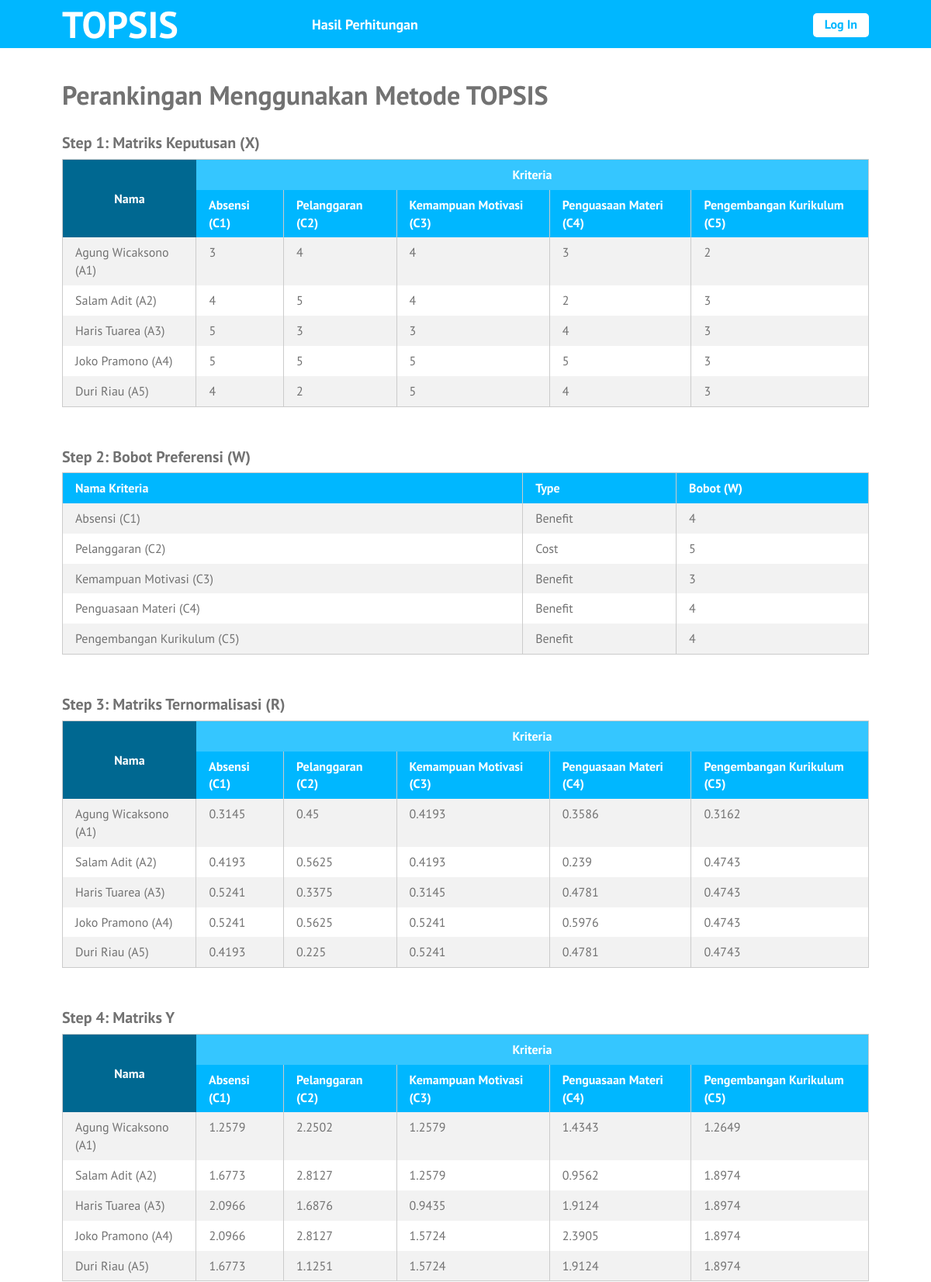
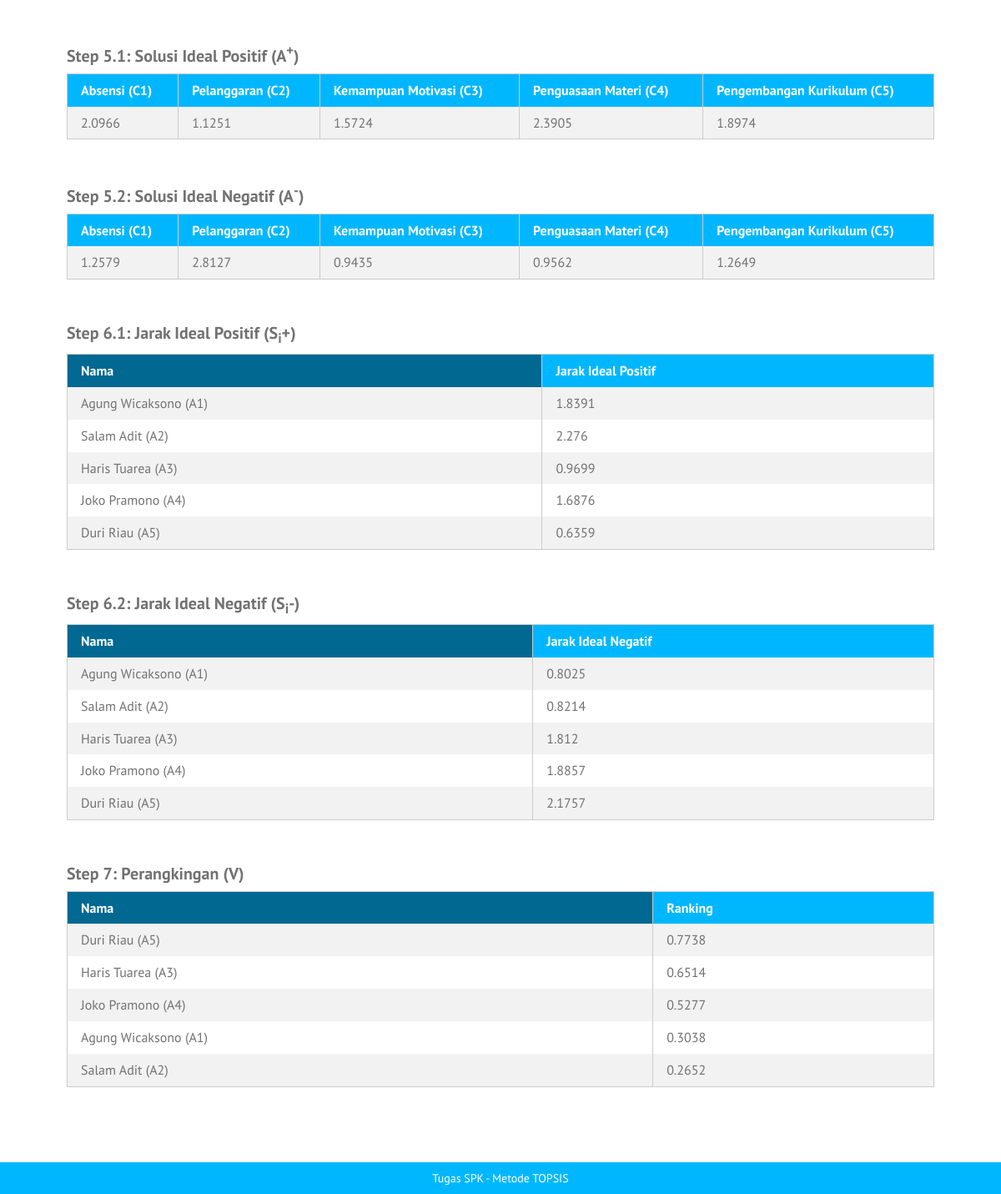
The app's page /ranking-topsis.php with its own data (2 pictures, top to bottom).
### tables this page shows
CREATE TABLE `kriteria` (
  `id_kriteria` int(10) NOT NULL,
  `nama` varchar(30) NOT NULL,
  `type` enum('benefit','cost') NOT NULL,
  `bobot` float NOT NULL,
  `ada_pilihan` tinyint(1) DEFAULT NULL,
  `urutan_order` int(2) NOT NULL
);

CREATE TABLE `guru` (
  `id_guru` int(10) NOT NULL,
  `nama` varchar(255) NOT NULL,
  `jabatan` text NOT NULL,
  `tanggal_input` date NOT NULL
);

### ranking-topsis.php (the view)
<?php
require_once('includes/init.php');
$judul_page = 'Perankingan Menggunakan Metode TOPSIS';
require_once('template-parts/header.php');
$digit = 4;
$query = $pdo->prepare('SELECT id_kriteria, nama, type, bobot
	FROM kriteria ORDER BY urutan_order ASC');
$query->execute();
$query->setFetchMode(PDO::FETCH_ASSOC);
$kriterias = $query->fetchAll();
$query2 = $pdo->prepare('SELECT id_guru, nama FROM guru');
$query2->execute();
$query2->setFetchMode(PDO::FETCH_ASSOC);
$gurus = $query2->fetchAll();
$matriks_x = array();
foreach($kriterias as $kriteria):
	foreach($gurus as $guru):
		$id_guru = $guru['id_guru'];
		$id_kriteria = $kriteria['id_kriteria'];
		$query3 = $pdo->prepare('SELECT nilai FROM nilai_guru
			WHERE id_guru = :id_guru AND id_kriteria = :id_kriteria');
		$query3->execute(array(
			'id_guru' => $id_guru,
			'id_kriteria' => $id_kriteria,
		));
		$query3->setFetchMode(PDO::FETCH_ASSOC);
		if($nilai_guru = $query3->fetch()) {
			$matriks_x[$id_kriteria][$id_guru] = $nilai_guru['nilai'];
		} else {
			$matriks_x[$id_kriteria][$id_guru] = 0;
		}
	endforeach;
endforeach;
$matriks_r = array();
foreach($matriks_x as $id_kriteria => $nilai_gurus):
	$jumlah_kuadrat = 0;
	foreach($nilai_gurus as $nilai_guru):
		$jumlah_kuadrat += pow($nilai_guru, 2);
	endforeach;
	$akar_kuadrat = sqrt($jumlah_kuadrat);
	foreach($nilai_gurus as $id_guru => $nilai_guru):
		$matriks_r[$id_kriteria][$id_guru] = $nilai_guru / $akar_kuadrat;
	endforeach;
endforeach;
$matriks_y = array();
foreach($kriterias as $kriteria):
	foreach($gurus as $guru):
		$bobot = $kriteria['bobot'];
		$id_guru = $guru['id_guru'];
		$id_kriteria = $kriteria['id_kriteria'];
		$nilai_r = $matriks_r[$id_kriteria][$id_guru];
		$matriks_y[$id_kriteria][$id_guru] = $bobot * $nilai_r;
	endforeach;
endforeach;
$solusi_ideal_positif = array();
$solusi_ideal_negatif = array();
foreach($kriterias as $kriteria):
	$id_kriteria = $kriteria['id_kriteria'];
	$type_kriteria = $kriteria['type'];
	$nilai_max = max($matriks_y[$id_kriteria]);
	$nilai_min = min($matriks_y[$id_kriteria]);
	if($type_kriteria == 'benefit'):
		$s_i_p = $nilai_max;
		$s_i_n = $nilai_min;
	elseif($type_kriteria == 'cost'):
		$s_i_p = $nilai_min;
		$s_i_n = $nilai_max;
	endif;
	$solusi_ideal_positif[$id_kriteria] = $s_i_p;
	$solusi_ideal_negatif[$id_kriteria] = $s_i_n;
endforeach;
$jarak_ideal_positif = array();
$jarak_ideal_negatif = array();
foreach($gurus as $guru):
	$id_guru = $guru['id_guru'];
	$jumlah_kuadrat_jip = 0;
	$jumlah_kuadrat_jin = 0;
	foreach($matriks_y as $id_kriteria => $nilai_gurus):
		$hsl_pengurangan_jip = $nilai_gurus[$id_guru] - $solusi_ideal_positif[$id_kriteria];
		$hsl_pengurangan_jin = $nilai_gurus[$id_guru] - $solusi_ideal_negatif[$id_kriteria];
		$jumlah_kuadrat_jip += pow($hsl_pengurangan_jip, 2);
		$jumlah_kuadrat_jin += pow($hsl_pengurangan_jin, 2);
	endforeach;
	$akar_kuadrat_jip = sqrt($jumlah_kuadrat_jip);
	$akar_kuadrat_jin = sqrt($jumlah_kuadrat_jin);
	$jarak_ideal_positif[$id_guru] = $akar_kuadrat_jip;
	$jarak_ideal_negatif[$id_guru] = $akar_kuadrat_jin;
endforeach;
$ranks = array();
foreach($gurus as $guru):
	$s_negatif = $jarak_ideal_negatif[$guru['id_guru']];
	$s_positif = $jarak_ideal_positif[$guru['id_guru']];
	$nilai_v = $s_negatif / ($s_positif + $s_negatif);
	$ranks[$guru['id_guru']]['id_guru'] = $guru['id_guru'];
	$ranks[$guru['id_guru']]['nama'] = $guru['nama'];
	$ranks[$guru['id_guru']]['nilai'] = $nilai_v;
endforeach;
?>
<div class="main-content-row">
<div class="container clearfix">
	<div class="main-content main-content-full the-content">
		<h1><?php echo $judul_page; ?></h1>
		<h3>Step 1: Matriks Keputusan (X)</h3>
		<table class="pure-table pure-table-striped">
			<thead>
				<tr class="super-top">
					<th rowspan="2" class="super-top-left">Nama</th>
					<th colspan="<?php echo count($kriterias); ?>">Kriteria</th>
				</tr>
				<tr>
					<?php foreach($kriterias as $kriteria ): ?>
						<th><?php echo $kriteria['nama']; ?></th>
					<?php endforeach; ?>
				</tr>
			</thead>
			<tbody>
				<?php foreach($gurus as $guru): ?>
					<tr>
						<td><?php echo $guru['nama']; ?></td>
						<?php
						foreach($kriterias as $kriteria):
							$id_guru = $guru['id_guru'];
							$id_kriteria = $kriteria['id_kriteria'];
							echo '<td>';
							echo $matriks_x[$id_kriteria][$id_guru];
							echo '</td>';
						endforeach;
						?>
					</tr>
				<?php endforeach; ?>
			</tbody>
		</table>
		<h3>Step 2: Bobot Preferensi (W)</h3>
		<table class="pure-table pure-table-striped">
			<thead>
				<tr>
					<th>Nama Kriteria</th>
					<th>Type</th>
					<th>Bobot (W)</th>
				</tr>
			</thead>
			<tbody>
				<?php foreach($kriterias as $hasil): ?>
					<tr>
						<td><?php echo $hasil['nama']; ?></td>
						<td>
						<?php
						if($hasil['type'] == 'benefit') {
							echo 'Benefit';
						} elseif($hasil['type'] == 'cost') {
							echo 'Cost';
						}
						?>
						</td>
						<td><?php echo $hasil['bobot']; ?></td>
					</tr>
				<?php endforeach; ?>
			</tbody>
		</table>
		<h3>Step 3: Matriks Ternormalisasi (R)</h3>
		<table class="pure-table pure-table-striped">
			<thead>
				<tr class="super-top">
					<th rowspan="2" class="super-top-left">Nama</th>
					<th colspan="<?php echo count($kriterias); ?>">Kriteria</th>
				</tr>
				<tr>
					<?php foreach($kriterias as $kriteria ): ?>
						<th><?php echo $kriteria['nama']; ?></th>
					<?php endforeach; ?>
				</tr>
			</thead>
			<tbody>
				<?php foreach($gurus as $guru): ?>
					<tr>
						<td><?php echo $guru['nama']; ?></td>
						<?php
						foreach($kriterias as $kriteria):
							$id_guru = $guru['id_guru'];
							$id_kriteria = $kriteria['id_kriteria'];
							echo '<td>';
							echo round($matriks_r[$id_kriteria][$id_guru], $digit);
							echo '</td>';
						endforeach;
						?>
					</tr>
				<?php endforeach; ?>
			</tbody>
		</table>
		<h3>Step 4: Matriks Y</h3>
		<table class="pure-table pure-table-striped">
			<thead>
				<tr class="super-top">
					<th rowspan="2" class="super-top-left">Nama</th>
					<th colspan="<?php echo count($kriterias); ?>">Kriteria</th>
				</tr>
				<tr>
					<?php foreach($kriterias as $kriteria ): ?>
						<th><?php echo $kriteria['nama']; ?></th>
					<?php endforeach; ?>
				</tr>
			</thead>
			<tbody>
				<?php foreach($gurus as $guru): ?>
					<tr>
						<td><?php echo $guru['nama']; ?></td>
						<?php
						foreach($kriterias as $kriteria):
							$id_guru = $guru['id_guru'];
							$id_kriteria = $kriteria['id_kriteria'];
							echo '<td>';
							echo round($matriks_y[$id_kriteria][$id_guru], $digit);
							echo '</td>';
						endforeach;
						?>
					</tr>
				<?php endforeach; ?>
			</tbody>
		</table>
		<h3>Step 5.1: Solusi Ideal Positif (A<sup>+</sup>)</h3>
		<table class="pure-table pure-table-striped">
			<thead>
				<tr>
					<?php foreach($kriterias as $kriteria ): ?>
						<th><?php echo $kriteria['nama']; ?></th>
					<?php endforeach; ?>
				</tr>
			</thead>
			<tbody>
				<tr>
					<?php foreach($kriterias as $kriteria ): ?>
						<td>
							<?php
							$id_kriteria = $kriteria['id_kriteria'];
							echo round($solusi_ideal_positif[$id_kriteria], $digit);
							?>
						</td>
					<?php endforeach; ?>
				</tr>
			</tbody>
		</table>
		<h3>Step 5.2: Solusi Ideal Negatif (A<sup>-</sup>)</h3>
		<table class="pure-table pure-table-striped">
			<thead>
				<tr>
					<?php foreach($kriterias as $kriteria ): ?>
						<th><?php echo $kriteria['nama']; ?></th>
					<?php endforeach; ?>
				</tr>
			</thead>
			<tbody>
				<tr>
					<?php foreach($kriterias as $kriteria ): ?>
						<td>
							<?php
							$id_kriteria = $kriteria['id_kriteria'];
							echo round($solusi_ideal_negatif[$id_kriteria], $digit);
							?>
						</td>
					<?php endforeach; ?>
				</tr>
			</tbody>
		</table>
		<h3>Step 6.1: Jarak Ideal Positif (S<sub>i</sub>+)</h3>
		<table class="pure-table pure-table-striped">
			<thead>
				<tr>
					<th class="super-top-left">Nama</th>
					<th>Jarak Ideal Positif</th>
				</tr>
			</thead>
			<tbody>
				<?php foreach($gurus as $guru ): ?>
					<tr>
						<td><?php echo $guru['nama']; ?></td>
						<td>
							<?php
							$id_guru = $guru['id_guru'];
							echo round($jarak_ideal_positif[$id_guru], $digit);
							?>
						</td>
					</tr>
				<?php endforeach; ?>
			</tbody>
		</table>
		<h3>Step 6.2: Jarak Ideal Negatif (S<sub>i</sub>-)</h3>
		<table class="pure-table pure-table-striped">
			<thead>
				<tr>
					<th class="super-top-left">Nama</th>
					<th>Jarak Ideal Negatif</th>
				</tr>
			</thead>
			<tbody>
				<?php foreach($gurus as $guru ): ?>
					<tr>
						<td><?php echo $guru['nama']; ?></td>
						<td>
							<?php
							$id_guru = $guru['id_guru'];
							echo round($jarak_ideal_negatif[$id_guru], $digit);
							?>
						</td>
					</tr>
				<?php endforeach; ?>
			</tbody>
		</table>
		<?php
		$sorted_ranks = $ranks;
		if(function_exists('array_multisort')):
			foreach ($sorted_ranks as $key => $row) {
				$nama[$key]  = $row['nama'];
				$nilai[$key] = $row['nilai'];
			}
			array_multisort($nilai, SORT_DESC, $nama, SORT_ASC, $sorted_ranks);
		endif;
		?>
		<h3>Step 7: Perangkingan (V)</h3>
		<table class="pure-table pure-table-striped">
			<thead>
				<tr>
					<th class="super-top-left">Nama</th>
					<th>Ranking</th>
				</tr>
			</thead>
			<tbody>
				<?php foreach($sorted_ranks as $guru ): ?>
					<tr>
						<td><?php echo $guru['nama']; ?></td>
						<td><?php echo round($guru['nilai'], $digit); ?></td>
					</tr>
				<?php endforeach; ?>
			</tbody>
		</table>
	</div>
</div>
</div>
<?php
require_once('template-parts/footer.php');

### template-parts/header.php (shortened to what this page needs)
<!DOCTYPE html>
<head>
	<link rel="stylesheet" href="stylesheets/style.css">
</head>
<body>
	<div id="page">
	<header id="header">
		<div class="container clearfix">
			<div id="logo-wrap">
				<h1 class="logo">TOPSIS</h1>
			</div>
			<div id="header-content" class="clearfix">
				<nav id="nav">
					<ul class="sf-menu">
						<li><a href="ranking-topsis.php">Hasil Perhitungan</a>
						</li>
					</ul>
				</nav>
				<div id="header-right">
					<?php if(isset($_SESSION['user_id'])): ?>
						<a href="logout.php" class="button">Log Out</a>
					<?php else: ?>
						<a href="login.php" class="button">Log In</a>
					<?php endif; ?>
				</div>
			</div>
		</div>
	</header>
	<div id="main">

### template-parts/footer.php (shortened to what this page needs)
	</div>
	<footer id="footer">
		<div class="container" style="text-align:center;">
			<p>Tugas SPK - Metode TOPSIS</a></p>
		</div>
	</footer>
	</div>
</body>
</html>

### stylesheets/style.css (style rules this page uses)
html, body, div, span, applet, object, iframe, h1, h2, h3, h4, h5, h6, p, blockquote, pre, a, abbr, acronym, address, big, cite, code, del, dfn, em, img, ins, kbd, q, s, samp, small, strike, strong, sub, sup, tt, var, b, u, i, center, dl, dt, dd, ol, ul, li, fieldset, form, label, legend, table, caption, tbody, tfoot, thead, tr, th, td, article, aside, canvas, details, embed, figure, figcaption, footer, header, hgroup, menu, nav, output, ruby, section, summary, time, mark, audio, video { margin: 0; padding: 0; border: 0; font-size: 100%; vertical-align: baseline; }
article, aside, details, figcaption, figure, footer, header, hgroup, menu, nav, section { display: block; }
body { line-height: 1; }
ol, ul { list-style: none; }
table { border-collapse: collapse; border-spacing: 0; }
*, *:before, *:after { -moz-box-sizing: border-box; -webkit-box-sizing: border-box; box-sizing: border-box; }
.clearfix:before, .clearfix:after { content: " "; display: table; }
.clear, .clearfix:after { clear: both; }
a { color: #00b7ff; text-decoration: none; }
.container { max-width: 1100px; margin: 0 auto; position: relative; padding: 0 30px; }
body { background: #00b7ff; font-family: "PT Sans", sans-serif; color: #727272; font-size: 14px; line-height: 1.3; font-weight: 500; }
#page { background: #fff; }
#header, #main, #footer { position: relative; z-index: 2; }
#header { z-index: 9; }
#page { position: relative; }
sup, sub { vertical-align: super; font-size: smaller; }
sub { vertical-align: sub; }
h1, h2, h3, h4, h5, h6 { font-weight: 300; }
.pure-table { border-collapse: collapse; border-spacing: 0; empty-cells: show; border: 1px solid #cbcbcb; width: 100%; }
.pure-table td, .pure-table th { border-left: 1px solid #cbcbcb; border-width: 0 0 0 1px; font-size: inherit; margin: 0; overflow: visible; padding: 0.5em 1em; }
.pure-table tr.super-top th { background: #35c6ff; color: #fff; text-align: center; vertical-align: middle; border: 0; }
.pure-table tr.super-top th.super-top-left { background: #006891; }
.pure-table th.super-top-left { background: #006891; }
.pure-table td:first-child, .pure-table th:first-child { border-left-width: 0; }
.pure-table thead { background-color: #00b7ff; color: #fff; text-align: left; vertical-align: bottom; }
.pure-table thead th { color: #fff; }
.pure-table td { background-color: transparent; }
.pure-table-striped tr:nth-child(2n-1) td { background-color: #f2f2f2; }
.the-content { font-size: 16px; line-height: 1.42857; }
.the-content h1, .the-content h2, .the-content h3, .the-content h4, .the-content h5, .the-content h6 { font-weight: 700; }
.the-content h1 { font-size: 34px; margin: 0.8em 0 0.8em; padding: 0; line-height: 1.2; }
.the-content h3 { font-size: 20px; margin: 0.8em 0 0.3em; }
.the-content blockquote, .the-content table, .the-content p, .the-content ul, .the-content ol, .the-content dd, .the-content pre, .the-content iframe, .the-content .flxmap-container, .the-content hr { margin-bottom: 1em; }
.the-content table { margin-bottom: 50px; }
.the-content > h1:first-child, .the-content > h3:first-child, .the-content > h2:first-child { margin-top: 0; }
.sf-menu, .sf-menu * { margin: 0; padding: 0; list-style: none; }
.sf-menu li { position: relative; }
.sf-menu > li { float: left; }
.sf-menu a { display: block; position: relative; }
button, a { -webkit-transition: all 0.2s ease; -moz-transition: all 0.2s ease; -o-transition: all 0.2s ease; transition: all 0.2s ease; }
.the-content .button, .button { background: #00b7ff; color: #fff; display: inline-block; font-size: 16px; font-weight: 700; line-height: 1.2; border: 0; font-family: inherit; padding: 7px 20px 9px; cursor: pointer; border-radius: 5px; }
#header { background: #00b7ff; }
#logo-wrap { float: left; }
.logo { font-weight: bold; font-size: 48px; color: white; }
#header-content { float: right; width: 750px; padding: 15px 0 0; }
#nav { float: left; }
#nav .sf-menu li { font-size: 18px; font-weight: 700; margin-left: 20px; }
#nav .sf-menu li a { color: #fff; padding: 5px 12px 10px; }
#header-right { float: right; padding-top: 2px; }
#header-content .button { background: #fff; color: #00b7ff; padding: 5px 15px 7px; }
#main { min-height: 500px; }
.main-content { float: right; width: 77%; padding: 40px 0; }
.main-content-full { float: none; width: auto; }
#footer { background: #00b7ff; color: #ffffff; padding: 10px 0; text-align: right; }

### records on screen
kriteria: nama "Absensi (C1)", id_kriteria.id_guru "3", id_kriteria.id_guru "4", id_kriteria.id_guru "5", type "Benefit", bobot "4", id_kriteria.id_guru "0.3145", id_kriteria.id_guru "0.4193", id_kriteria.id_guru "0.5241", id_kriteria.id_guru "1.2579", id_kriteria.id_guru "1.6773", id_kriteria.id_guru "2.0966", id_kriteria "2.0966", id_kriteria "1.2579"
kriteria: nama "Pelanggaran (C2)", id_kriteria.id_guru "4", id_kriteria.id_guru "5", id_kriteria.id_guru "3", id_kriteria.id_guru "2", type "Cost", bobot "5", id_kriteria.id_guru "0.45", id_kriteria.id_guru "0.5625", id_kriteria.id_guru "0.3375", id_kriteria.id_guru "0.225", id_kriteria.id_guru "2.2502", id_kriteria.id_guru "2.8127", id_kriteria.id_guru "1.6876", id_kriteria.id_guru "1.1251", id_kriteria "1.1251", id_kriteria "2.8127"
kriteria: nama "Kemampuan Motivasi (C3)", id_kriteria.id_guru "4", id_kriteria.id_guru "3", id_kriteria.id_guru "5", type "Benefit", bobot "3", id_kriteria.id_guru "0.4193", id_kriteria.id_guru "0.3145", id_kriteria.id_guru "0.5241", id_kriteria.id_guru "1.2579", id_kriteria.id_guru "0.9435", id_kriteria.id_guru "1.5724", id_kriteria "1.5724", id_kriteria "0.9435"
kriteria: nama "Penguasaan Materi (C4)", id_kriteria.id_guru "3", id_kriteria.id_guru "2", id_kriteria.id_guru "4", id_kriteria.id_guru "5", type "Benefit", bobot "4", id_kriteria.id_guru "0.3586", id_kriteria.id_guru "0.239", id_kriteria.id_guru "0.4781", id_kriteria.id_guru "0.5976", id_kriteria.id_guru "1.4343", id_kriteria.id_guru "0.9562", id_kriteria.id_guru "1.9124", id_kriteria.id_guru "2.3905", id_kriteria "2.3905", id_kriteria "0.9562"
kriteria: nama "Pengembangan Kurikulum (C5)", id_kriteria.id_guru "2", id_kriteria.id_guru "3", type "Benefit", bobot "4", id_kriteria.id_guru "0.3162", id_kriteria.id_guru "0.4743", id_kriteria.id_guru "1.2649", id_kriteria.id_guru "1.8974", id_kriteria "1.8974", id_kriteria "1.2649"
guru: nama "Agung Wicaksono (A1)", id_guru "1.8391", id_guru "0.8025", nilai "0.3038"
guru: nama "Salam Adit (A2)", id_guru "2.276", id_guru "0.8214", nilai "0.2652"
guru: nama "Haris Tuarea (A3)", id_guru "0.9699", id_guru "1.812", nilai "0.6514"
guru: nama "Joko Pramono (A4)", id_guru "1.6876", id_guru "1.8857", nilai "0.5277"
guru: nama "Duri Riau (A5)", id_guru "0.6359", id_guru "2.1757", nilai "0.7738"

### other values on screen
$judul_page "Perankingan Menggunakan Metode TOPSIS"
